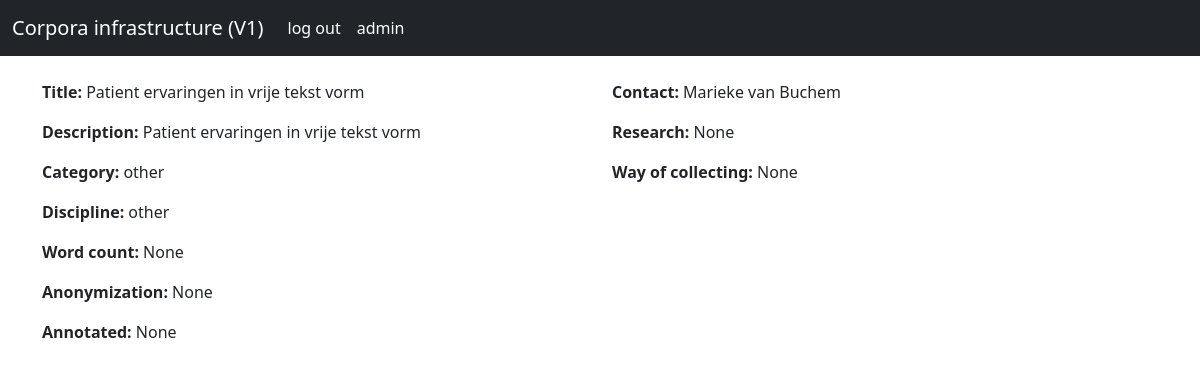
The app's page /corpera/9/ with its own data.
### infrastructure/models.py (models this page shows, shortened)
class corpora(models.Model):
    categories_choices= [('patient records','patient record'),('forum','forum'),('guideline','guideline'),('terminology system','terminology system'),('other','other')]
    discipline_choices=[('other','other'),('Anesthesiology','Anesthesiology'),('Cardiology','Cardiology'),('Cardiothoracic surgery','Cardiothoracic surgery'),('Dermatology','Dermatology'),('Emergency medicine','Emergency medicine'),('Gastroenterology','Gastroenterology'),('General practitioner','General practitioner'),('Gynaecology','Gynaecology'),('Internal medicine','Internal medicine'),('Medical microbiology','Medical microbiology'),('Neurology','Neurology'),('Neurosurgery','Neurosurgery'),('Nuclear medicine','Nuclear medicine'),('Oncology','Oncology'),('Ophthalmology','Ophthalmology'),('Orthopedics','Orthopedics'),('Otorhinolaryngology','Otorhinolaryngology'),('Pathology','Pathology'),('Pediatrics','Pediatrics'),('Physical medicine and rehabilitation','Physical medicine and rehabilitation'),('Plastic surgery','Plastic surgery'),('Psychiatry','Psychiatry'),('Pulmonology','Pulmonology'),('Radiology','Radiology'),('Rheumatology','Rheumatology'),('Sports medicine','Sports medicine'),('Surgery','Surgery'),('Urology','Urology')]
    language_choices=[('Dutch','Dutch'),('English','English'),('German','German'),('French','French')]
    id = models.AutoField(auto_created=True,primary_key=True,unique=True)
    name = models.CharField(max_length=100)
    description = models.CharField(max_length=1000)
    category = models.CharField(max_length=50, choices=categories_choices , default='patient record')
    discipline = models.CharField(max_length=50, choices=discipline_choices, default='huisarts')
    annotated = models.CharField(max_length=1000, null=True,blank=True)
    anonymization = models.CharField(max_length=1000, null=True, blank=True)
    research = models.CharField(max_length=1000, null=True, blank=True)
    word_count = models.IntegerField( null=True, blank=True)
    contact =models.CharField(max_length=1000, null=True, blank=True)
    way_of_collecting = models.CharField(max_length=1000, null=True, blank=True)
    file = models.FileField(upload_to='uploads', null=True, blank=True)
    language = models.CharField(max_length=100,choices=language_choices, null=True, blank=True)

### infrastructure/views.py (the view)
# urls.py: path('corpera/<str:pk>/',views.corporasite,name='corpora'),
def corporasite(request, pk):
    corporatext = corpora.objects.get(id=pk)
    return render(request, 'corpora.html', {'corpora': corporatext})

### templates/corpora.html (shortened to what this page needs)
<!doctype html>
<html lang="en">
  <head>
    <link href="https://cdn.jsdelivr.net/npm/bootstrap@5.0.0-beta3/dist/css/bootstrap.min.css" rel="stylesheet">
    <link rel="stylesheet" href="C:\Users\Daan\corpora_infrastructure\static\css\own.css" >
  </head>
  <body>
    <nav class="navbar navbar-expand-lg navbar-dark bg-dark">
      <div class="container-fluid">
        <a class="navbar-brand" href="/">Corpora infrastructure (V1)</a>
        <div class="collapse navbar-collapse" id="navbarSupportedContent">
          <ul class="navbar-nav me-auto mb-2 mb-lg-0">
            <li class="nav-item">
              <a class="nav-link active" aria-current="page" href="/logout">log out</a>
            </li>
            <li class="nav-item">
              <a class="nav-link active"aria-current="page" href="/admin/">admin</a>
            </li>
          </ul>
        </div>
      </div>
    </nav>
    <br>
<div class="container">
 <div class="row align-items-start">
  <div class="col-md">
    <p><strong>Title: </strong>{{corpora.name}}</p>
    <p><strong>Description: </strong>{{corpora.description}}</p>
    <p><strong>Category: </strong>{{corpora.category}}</p>
    <p><strong>Discipline: </strong>{{corpora.discipline}}</p>
    <p><strong>Word count: </strong>{{corpora.word_count}}</p>
    <p><strong>Anonymization: </strong>{{corpora.anonymization}}</p>
    <p><strong>Annotated: </strong>{{corpora.annotated}}</p>
  </div>
  <div class="col-md">
    <p><strong>Contact: </strong>{{corpora.contact}}</p>
    <p><strong>Research: </strong>{{corpora.research}}</p>
    <p><strong>Way of collecting: </strong>{{corpora.way_of_collecting}}</p>
  </div>
   </div>
 </div>
  </body>
</html>

### records on screen
corpora: name "Patient ervaringen in vrije tekst vorm", description "Patient ervaringen in vrije tekst vorm", category "other", discipline "other", word_count "None", anonymization "None", annotated "None", contact "Marieke van Buchem", research "None", way_of_collecting "None"
